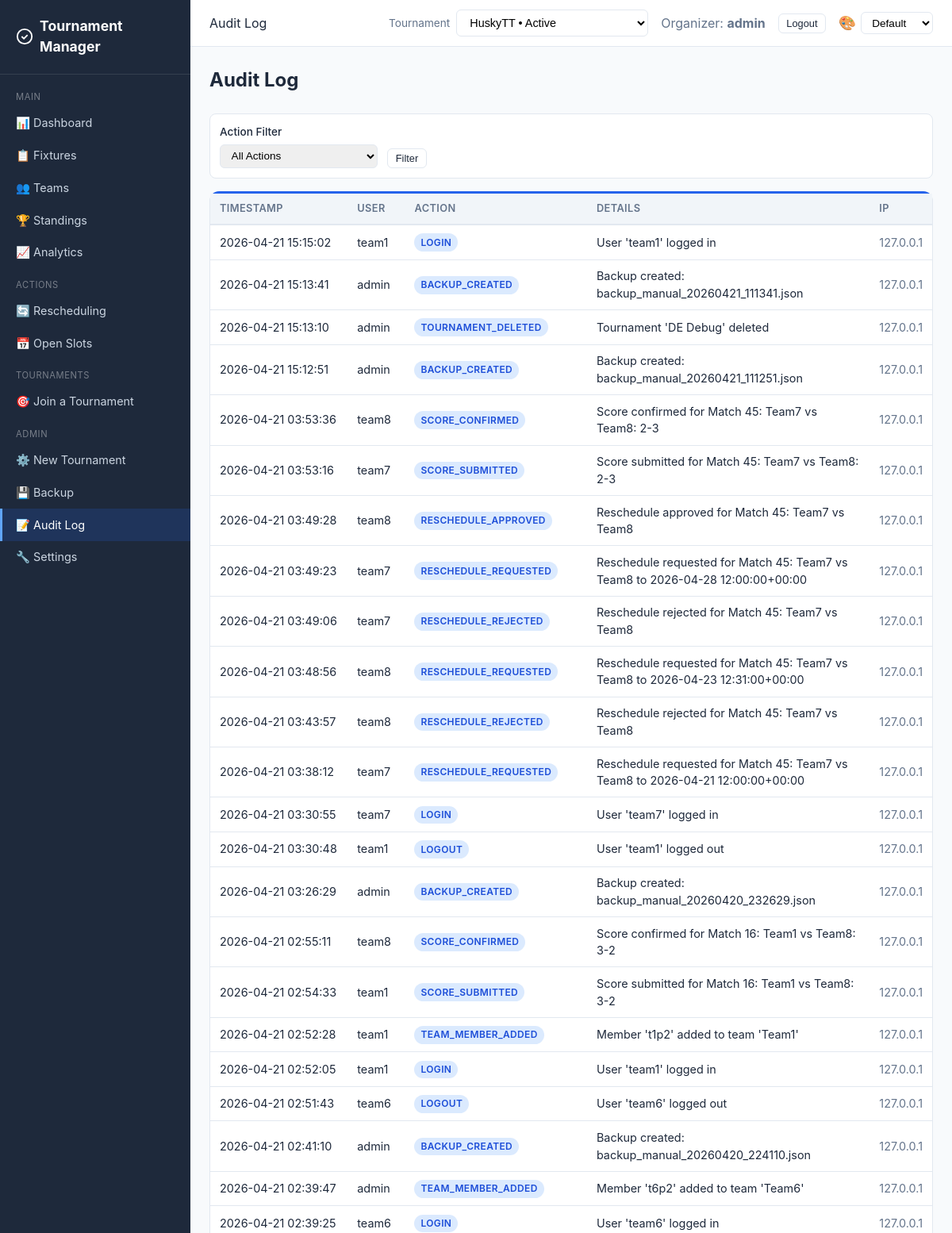
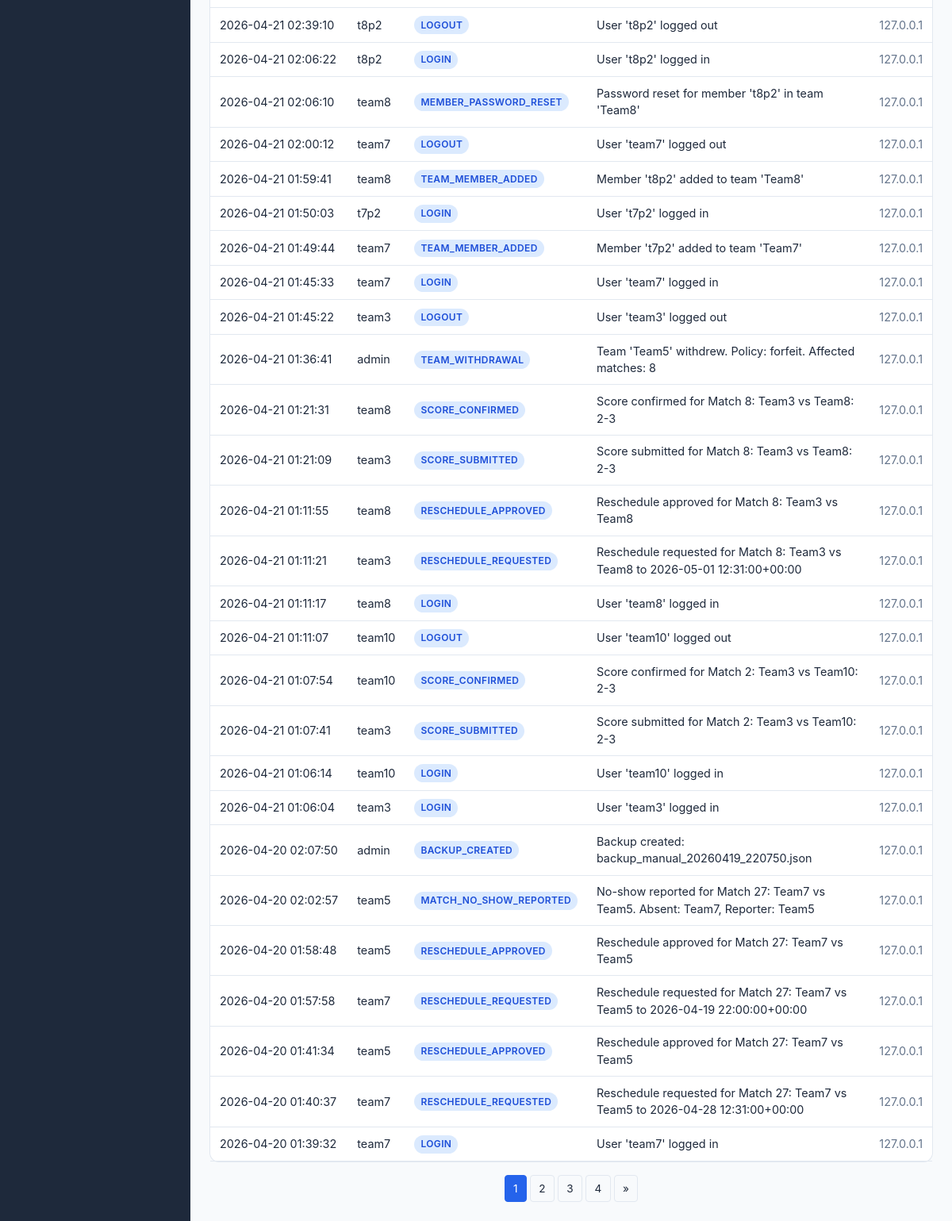
The app's page /audit-log/ (signed in), older data (2 pictures, top to bottom).
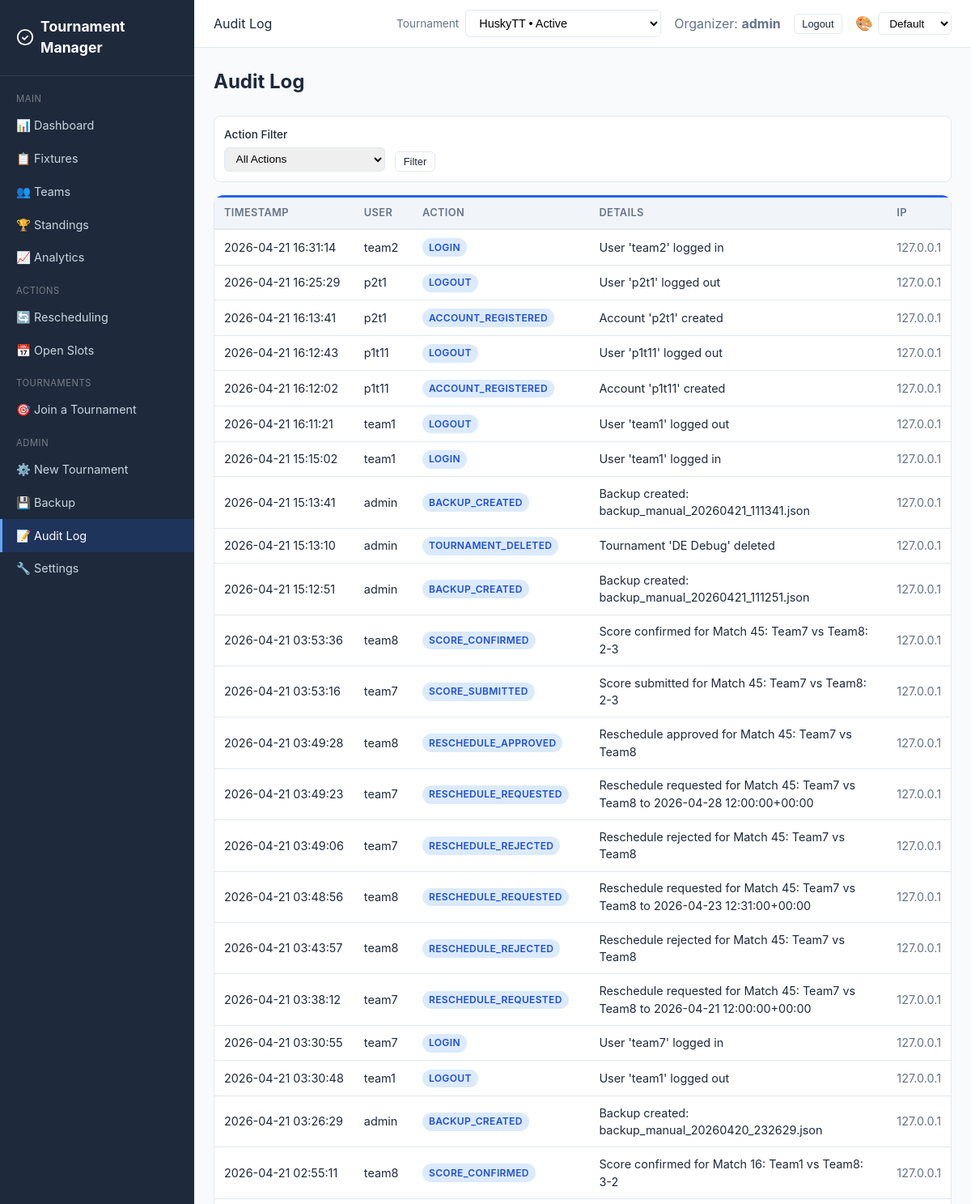
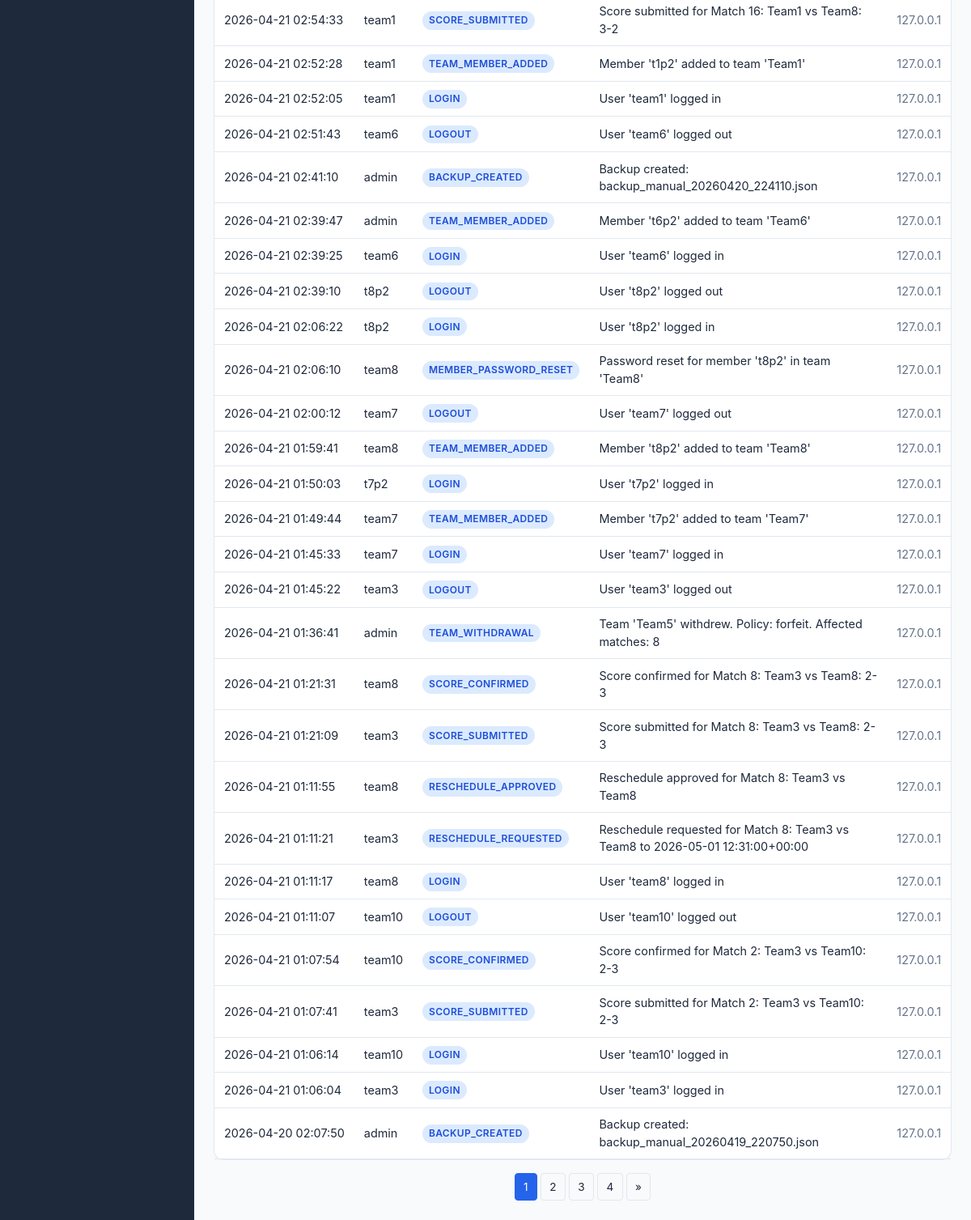
The same page, newer data (2 pictures, top to bottom).
### core/models.py (models this page shows, shortened)
class AuditLog(models.Model):
    user = models.ForeignKey(
        User, on_delete=models.SET_NULL, null=True, blank=True
    )
    action = models.CharField(max_length=100)
    details = models.TextField(default="")
    ip_address = models.GenericIPAddressField(null=True, blank=True)
    timestamp = models.DateTimeField(auto_now_add=True)
    tournament = models.ForeignKey(
        Tournament, on_delete=models.CASCADE, null=True, blank=True, related_name="audit_logs"
    )
    class Meta:
        ordering = ["-timestamp"]

### core/views.py (the view)
# urls.py: path("audit-log/", views.audit_log_view, name="audit_log"),
@login_required
def audit_log_view(request):
    tournament = _get_tournament(request)
    logs = AuditLog.objects.select_related("user")
    if tournament:
        logs = logs.filter(Q(tournament=tournament) | Q(tournament__isnull=True))
    action_filter = request.GET.get("action", "")
    if action_filter:
        logs = logs.filter(action=action_filter)
    page = _safe_page_param(request)
    per_page = 50
    total = logs.count()
    total_pages = max(1, (total + per_page - 1) // per_page)
    page = min(page, total_pages)
    logs = logs[(page - 1) * per_page : page * per_page]
    actions = AuditLog.objects.values_list("action", flat=True).distinct()
    return render(request, "core/audit_log.html", {
        "logs": logs, "actions": actions, "action_filter": action_filter,
        "page": page, "total_pages": total_pages, "page_range": range(1, total_pages + 1),
        **_tournament_context(request, tournament),
    })

### core/views.py (called while the page is built, shortened)
def _get_available_tournaments():
    return Tournament.objects.annotate(
        team_count=Count("teams", distinct=True),
        match_count=Count("matches", distinct=True),
    ).annotate(
        status_rank=db_models.Case(
            db_models.When(status="active", then=db_models.Value(0)),
            db_models.When(status="registration_open", then=db_models.Value(1)),
            db_models.When(status="ready", then=db_models.Value(2)),
            db_models.When(status="scheduled", then=db_models.Value(3)),
            db_models.When(status="setup", then=db_models.Value(4)),
            db_models.When(status="completed", then=db_models.Value(5)),
            default=db_models.Value(6),
            output_field=db_models.IntegerField(),
        )
    ).order_by("status_rank", "-created_at")

def _tournament_context(request, tournament=None):
    if not request.user.is_authenticated:
        return {}
    if _is_organizer(request.user):
        return {
            "available_tournaments": _get_available_tournaments(),
            "selected_tournament": tournament,
        }

def _is_organizer(user):
    return user.is_staff or user.is_superuser

### templates/core/audit_log.html (shortened to what this page needs)
{% extends "core/base.html" %}
{% block page_header %}Audit Log{% endblock %}
{% block content %}
<h1 class="page-title">Audit Log</h1>
<form method="get" class="filters">
    <div class="form-group" style="margin-bottom:0">
        <label>Action Filter</label>
        <select name="action">
            <option value="">All Actions</option>
        </select>
    </div>
    <div class="form-group" style="margin-bottom:0;align-self:flex-end;">
        <button type="submit" class="btn btn-outline btn-sm">Filter</button>
    </div>
</form>
<div class="card">
    <div class="table-container">
    <table>
        <thead>
            <tr><th>Timestamp</th><th>User</th><th>Action</th><th>Details</th><th>IP</th></tr>
        </thead>
        <tbody>
        {% for log in logs %}
        <tr>
            <td style="white-space:nowrap;">{{ log.timestamp|date:"Y-m-d H:i:s" }}</td>
            <td>{{ log.user.username|default:"-" }}</td>
            <td><span class="badge badge-upcoming">{{ log.action }}</span></td>
            <td style="max-width:500px;overflow:hidden;text-overflow:ellipsis;">{{ log.details|truncatechars:100 }}</td>
            <td class="text-muted">{{ log.ip_address|default:"-" }}</td>
        </tr>
        {% empty %}
        <tr><td colspan="5" class="text-center text-muted">No log entries.</td></tr>
        {% endfor %}
        </tbody>
    </table>
    </div>
</div>
{% if total_pages > 1 %}
<div class="pagination">
    {% for p in page_range %}
    {% if p == page %}
    <span class="active">{{ p }}</span>
    {% else %}
    <a href="?page={{ p }}&action={{ action_filter }}">{{ p }}</a>
    {% endif %}
    {% endfor %}
    {% if page < total_pages %}<a href="?page={{ page|add:"1" }}&action={{ action_filter }}">&raquo;</a>{% endif %}
</div>
{% endif %}
{% endblock %}

Row changes from the older to the newer data that the page shows:
no longer on this page (row unchanged): AuditLog: timestamp "2026-04-20 02:02:57", user.username "team5", action "MATCH_NO_SHOW_REPORTED", details "No-show reported for Match 27: Team7 vs Team5. Absent: Team7, Reporter: Team5", ip_address "127.0.0.1"
no longer on this page (row unchanged): AuditLog: timestamp "2026-04-20 01:58:48", user.username "team5", action "RESCHEDULE_APPROVED", details "Reschedule approved for Match 27: Team7 vs Team5", ip_address "127.0.0.1"
no longer on this page (row unchanged): AuditLog: timestamp "2026-04-20 01:57:58", user.username "team7", action "RESCHEDULE_REQUESTED", details "Reschedule requested for Match 27: Team7 vs Team5 to 2026-04-19 22:00:00+00:00", ip_address "127.0.0.1"
no longer on this page (row unchanged): AuditLog: timestamp "2026-04-20 01:41:34", user.username "team5", action "RESCHEDULE_APPROVED", details "Reschedule approved for Match 27: Team7 vs Team5", ip_address "127.0.0.1"
no longer on this page (row unchanged): AuditLog: timestamp "2026-04-20 01:40:37", user.username "team7", action "RESCHEDULE_REQUESTED", details "Reschedule requested for Match 27: Team7 vs Team5 to 2026-04-28 12:31:00+00:00", ip_address "127.0.0.1"
no longer on this page (row unchanged): AuditLog: timestamp "2026-04-20 01:39:32", user.username "team7", action "LOGIN", details "User 'team7' logged in", ip_address "127.0.0.1"
added AuditLog: timestamp "2026-04-21 16:31:14", user.username "team2", action "LOGIN", details "User 'team2' logged in", ip_address "127.0.0.1"
added AuditLog: timestamp "2026-04-21 16:25:29", user.username "p2t1", action "LOGOUT", details "User 'p2t1' logged out", ip_address "127.0.0.1"
added AuditLog: timestamp "2026-04-21 16:13:41", user.username "p2t1", action "ACCOUNT_REGISTERED", details "Account 'p2t1' created", ip_address "127.0.0.1"
added AuditLog: timestamp "2026-04-21 16:12:43", user.username "p1t11", action "LOGOUT", details "User 'p1t11' logged out", ip_address "127.0.0.1"
added AuditLog: timestamp "2026-04-21 16:12:02", user.username "p1t11", action "ACCOUNT_REGISTERED", details "Account 'p1t11' created", ip_address "127.0.0.1"
added AuditLog: timestamp "2026-04-21 16:11:21", user.username "team1", action "LOGOUT", details "User 'team1' logged out", ip_address "127.0.0.1"
